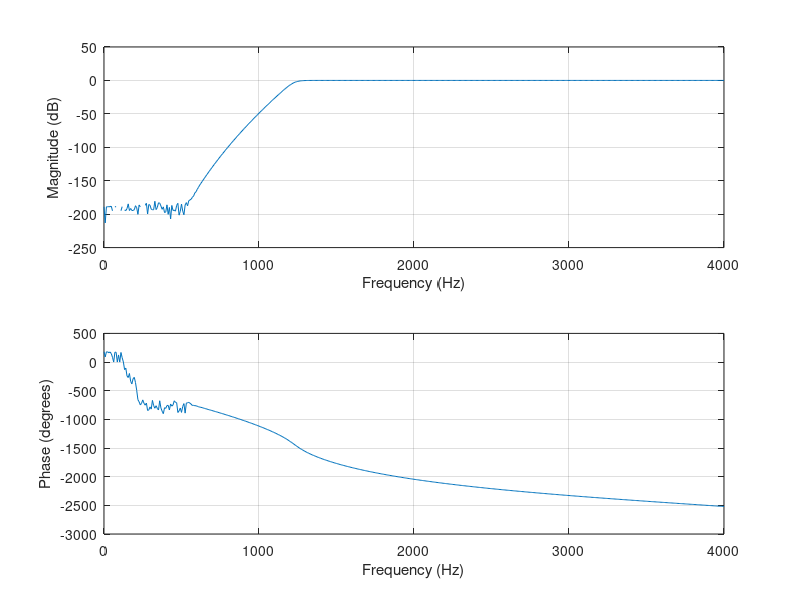
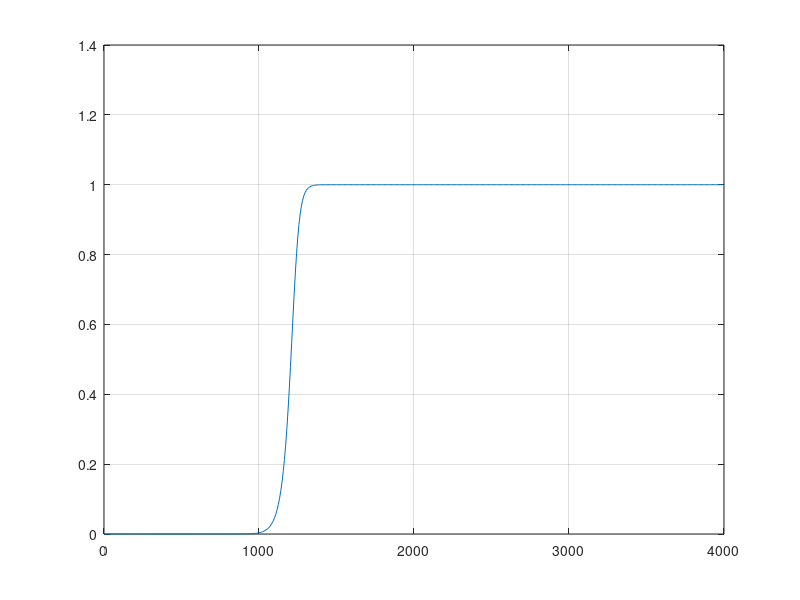
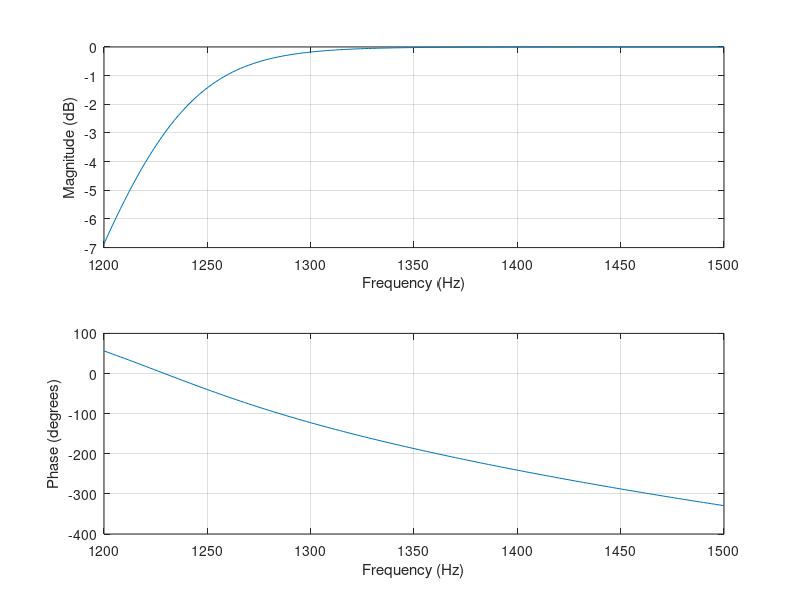
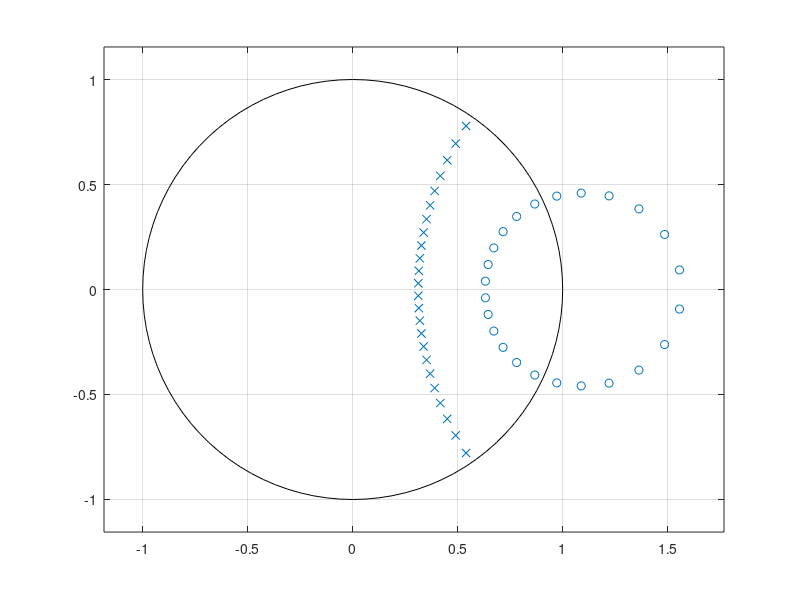

Source code (MATLAB) for these figures, in order:
%ripples = 1 dB and minimum stop band attenuation of 50 dB at 1500 Hz. The sampling frequency 
%for the filter is 8000 Hz;
%We will consider same filter but our target now is to pass all frequencies above 1200 Hz
clc;
clear;
close all;
tf = 1200;
fs=8000;

[n,w]=buttord(tf/(fs/2),1500/(fs/2),1,50); % finding the order of the filter
[b,a]=butter(n,w,'high');% finding zeros and poles for filter
figure(1);
freqz(b,a,512,fs);  % Magnitude and Phase Plot of the filter
figure(2);
[h,q] = freqz(b,a,512,fs);
plot(q,abs(h)); % Normalized Magnitude plot
grid;
figure(3);
f=1200:2:1500;
freqz(b,a,f,fs); % plotting the Transition band
figure(4);
zplane(b,a);% pole zero constellation diagram